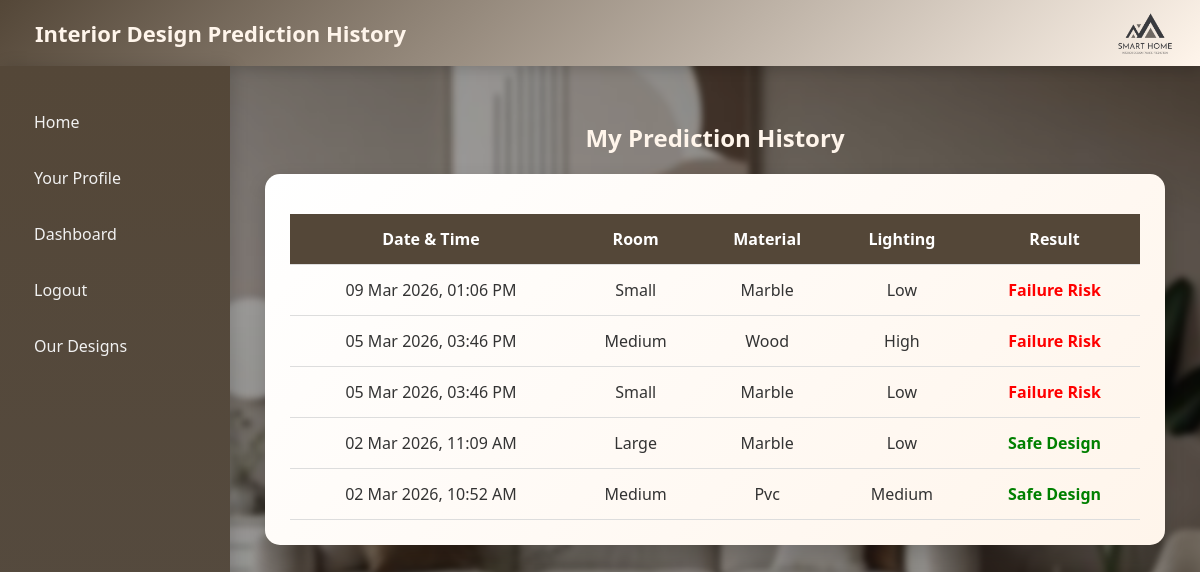
Before: /history/ (signed in) with the older database file.
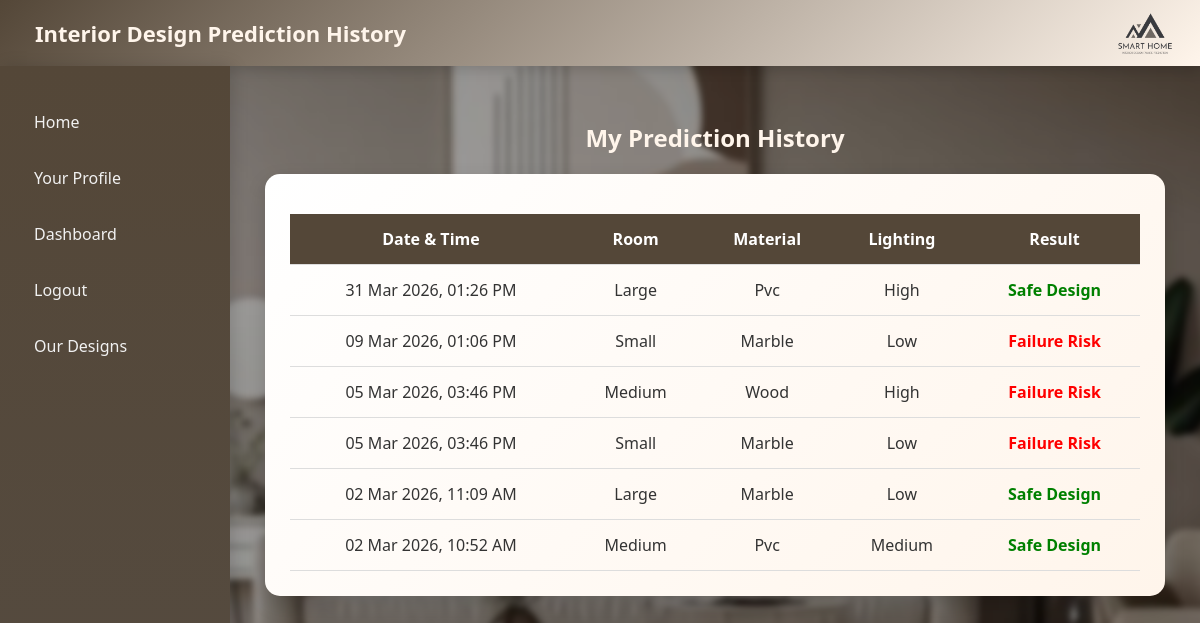
After: the same page with the newer database file.
### inte_des/models.py (models this page shows, shortened)
class Prediction(models.Model):
    user = models.ForeignKey(User, on_delete=models.CASCADE)
    username = models.CharField(max_length=150, blank=True)
    room_type = models.CharField(max_length=100)
    material_type = models.CharField(max_length=100)
    lighting = models.CharField(max_length=100)
    predicted_failure = models.BooleanField()
    probability = models.FloatField(null=True, blank=True)
    recommendations = models.JSONField(null=True, blank=True)
    predicted_at = models.DateTimeField(auto_now_add=True)

### inte_des/views.py (the view)
# urls.py: path("history/", views.history, name="history"),
@login_required
def history(request):
    predictions = (
        Prediction.objects
        .select_related("user")
        .filter(user_id=request.user.id)
        .order_by("-predicted_at")
    )
    return render(request, "history.html", {
        "predictions": predictions
    })

### inte_des/templates/history.html (shortened to what this page needs)
<!DOCTYPE html>
<html lang="en">
    {% load static %}
<head>
</head>
<body>
<div class="navbar">
    <img src="{% static 'images/Smart home logo(png).png' %}" class="logo">
    Interior Design Prediction History
</div>
<div class="container">
<div class="sidebar">
    <a href="{% url 'home' %}">Home</a>
    <a href="{% url 'profile' %}">Your Profile</a>
    <a href="{% url 'dashboard' %}">Dashboard</a>
    <a href="{% url 'logout' %}">Logout</a>
    <a href="{%url 'design'%}">Our Designs</a>
</div>
<div class="content">
<h2>My Prediction History</h2>
<div class="history-box">
{% if predictions %}
<table>
<tr>
    <th>Date & Time</th>
    <th>Room</th>
    <th>Material</th>
    <th>Lighting</th>
    <th>Result</th>
</tr>
{% for p in predictions %}
<tr data-url="{% url 'prediction_detail' p.id %}" class="clickable-row">
    <td>
            {{ p.predicted_at|date:"d M Y, h:i A" }}
    </td>
    <td>{{ p.room_type|title }}</td>
<td>{{ p.material_type|title }}</td>
<td>{{ p.lighting|title }}</td>
    {% if p.predicted_failure %}
        <td class="fail">Failure Risk</td>
    {% else %}
        <td class="safe">Safe Design</td>
    {% endif %}
</tr>
{% endfor %}
</table>
{% else %}
<p style="text-align:center;">No predictions yet.</p>
{% endif %}
</div>
</div>
</div>
</body>
</html>

Changed rows visible on the page:
added Prediction: predicted_at "31 Mar 2026, 01:26 PM", room_type "Large", material_type "Pvc", lighting "High", predicted_failure "Safe Design"
